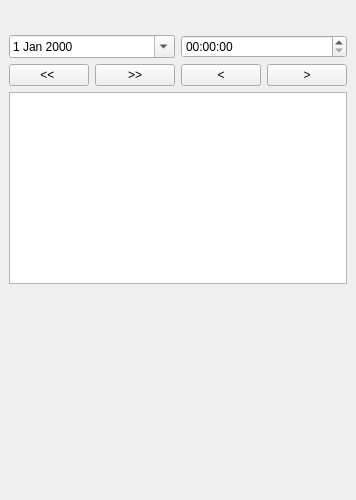
<?xml version="1.0" encoding="UTF-8"?>
<ui version="4.0">
 <class>DockWidget</class>
 <widget class="QDockWidget" name="DockWidget">
  <property name="geometry">
   <rect>
    <x>0</x>
    <y>0</y>
    <width>333</width>
    <height>500</height>
   </rect>
  </property>
  <property name="maximumSize">
   <size>
    <width>524287</width>
    <height>500</height>
   </size>
  </property>
  <property name="layoutDirection">
   <enum>Qt::LeftToRight</enum>
  </property>
  <property name="windowTitle">
   <string>Tidal Predictions</string>
  </property>
  <widget class="QWidget" name="dockWidgetContents">
   <layout class="QVBoxLayout" name="verticalLayout">
    <property name="sizeConstraint">
     <enum>QLayout::SetDefaultConstraint</enum>
    </property>
    <item>
     <layout class="QHBoxLayout" name="horizontalLayout">
      <item>
       <widget class="QLabel" name="stationLabel">
        <property name="enabled">
         <bool>true</bool>
        </property>
        <property name="sizePolicy">
         <sizepolicy hsizetype="Preferred" vsizetype="Fixed">
          <horstretch>0</horstretch>
          <verstretch>0</verstretch>
         </sizepolicy>
        </property>
        <property name="text">
         <string/>
        </property>
       </widget>
      </item>
      <item>
       <spacer name="horizontalSpacer">
        <property name="orientation">
         <enum>Qt::Horizontal</enum>
        </property>
        <property name="sizeHint" stdset="0">
         <size>
          <width>40</width>
          <height>20</height>
         </size>
        </property>
       </spacer>
      </item>
      <item>
       <widget class="QLabel" name="linkLabel">
        <property name="text">
         <string/>
        </property>
        <property name="textFormat">
         <enum>Qt::RichText</enum>
        </property>
        <property name="openExternalLinks">
         <bool>true</bool>
        </property>
        <property name="textInteractionFlags">
         <set>Qt::TextBrowserInteraction</set>
        </property>
       </widget>
      </item>
     </layout>
    </item>
    <item>
     <layout class="QGridLayout" name="gridLayout">
      <item row="1" column="0">
       <layout class="QHBoxLayout" name="horizontalLayout_3">
        <item>
         <widget class="QPushButton" name="prevDay">
          <property name="text">
           <string>&lt;&lt; </string>
          </property>
         </widget>
        </item>
        <item>
         <widget class="QPushButton" name="nextDay">
          <property name="text">
           <string>&gt;&gt;</string>
          </property>
         </widget>
        </item>
       </layout>
      </item>
      <item row="1" column="1">
       <layout class="QHBoxLayout" name="horizontalLayout_2">
        <item>
         <widget class="QPushButton" name="prevStep">
          <property name="text">
           <string>&lt;</string>
          </property>
         </widget>
        </item>
        <item>
         <widget class="QPushButton" name="nextStep">
          <property name="text">
           <string>&gt;</string>
          </property>
         </widget>
        </item>
       </layout>
      </item>
      <item row="0" column="1">
       <widget class="QTimeEdit" name="timeEdit">
        <property name="frame">
         <bool>true</bool>
        </property>
       </widget>
      </item>
      <item row="0" column="0">
       <widget class="QDateEdit" name="dateEdit">
        <property name="calendarPopup">
         <bool>true</bool>
        </property>
       </widget>
      </item>
     </layout>
    </item>
    <item>
     <layout class="QVBoxLayout" name="plotLayout"/>
    </item>
    <item>
     <widget class="QTableWidget" name="tableWidget">
      <property name="sizePolicy">
       <sizepolicy hsizetype="Expanding" vsizetype="Fixed">
        <horstretch>0</horstretch>
        <verstretch>0</verstretch>
       </sizepolicy>
      </property>
      <property name="minimumSize">
       <size>
        <width>0</width>
        <height>150</height>
       </size>
      </property>
     </widget>
    </item>
    <item>
     <spacer name="verticalSpacer">
      <property name="orientation">
       <enum>Qt::Vertical</enum>
      </property>
      <property name="sizeHint" stdset="0">
       <size>
        <width>20</width>
        <height>40</height>
       </size>
      </property>
     </spacer>
    </item>
   </layout>
  </widget>
 </widget>
 <resources/>
 <connections/>
</ui>
